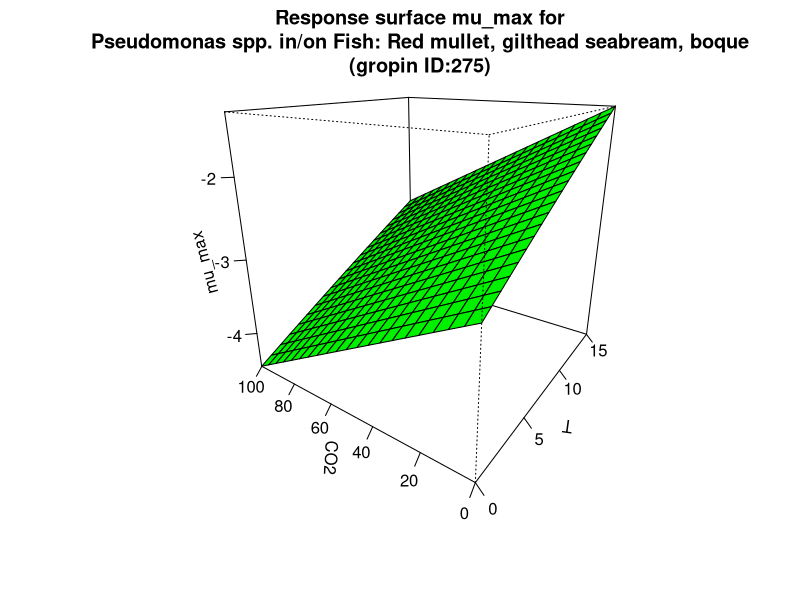

R code for this plot:
#############################
# start of Parameter script
#############################
T <- seq(0,15.015,length.out=21)
CO2 <- seq(0,100.1,length.out=21)
#############################
# end of Parameter script
#############################
############################# 
# start of Model script Gropin ID 275 
#############################
 
# constant coefficients for this model
mref <- 0.0611
dco2 <- 0.0169
Ea <- 65.400000000000006
 
variables <- data.frame(T,CO2)
argumentsPar <- expand.grid(variables)
 
# heart of the model
response_surface <- function(T,CO2) {
   mumax <-(log(mref)-(dco2*CO2)+(Ea/0.00831)*((1/273)-(1/(T+273))))

return(mumax=mumax)
} 

# output parameters
mumax <- cbind(argumentsPar,response_surface(argumentsPar['T'],argumentsPar['CO2']))
colnames(mumax) <- c(colnames(argumentsPar),'mumax')
#############################
# End of Model script
#############################
############################# 
# start of Visualisation script Gropin ID 275 
#############################
persp(T,CO2,matrix(unlist(mumax$mumax),nrow=21),col = 'green',xlab='T',ylab='CO2',zlab='mu_max',main='Response surface mu_max for
Pseudomonas spp. in/on Fish: Red mullet, gilthead seabream, boque
(gropin ID:275)',theta=305,phi=20,shade=0.25,ticktype = 'detailed')
#############################
# End of Visualisation script
#############################
